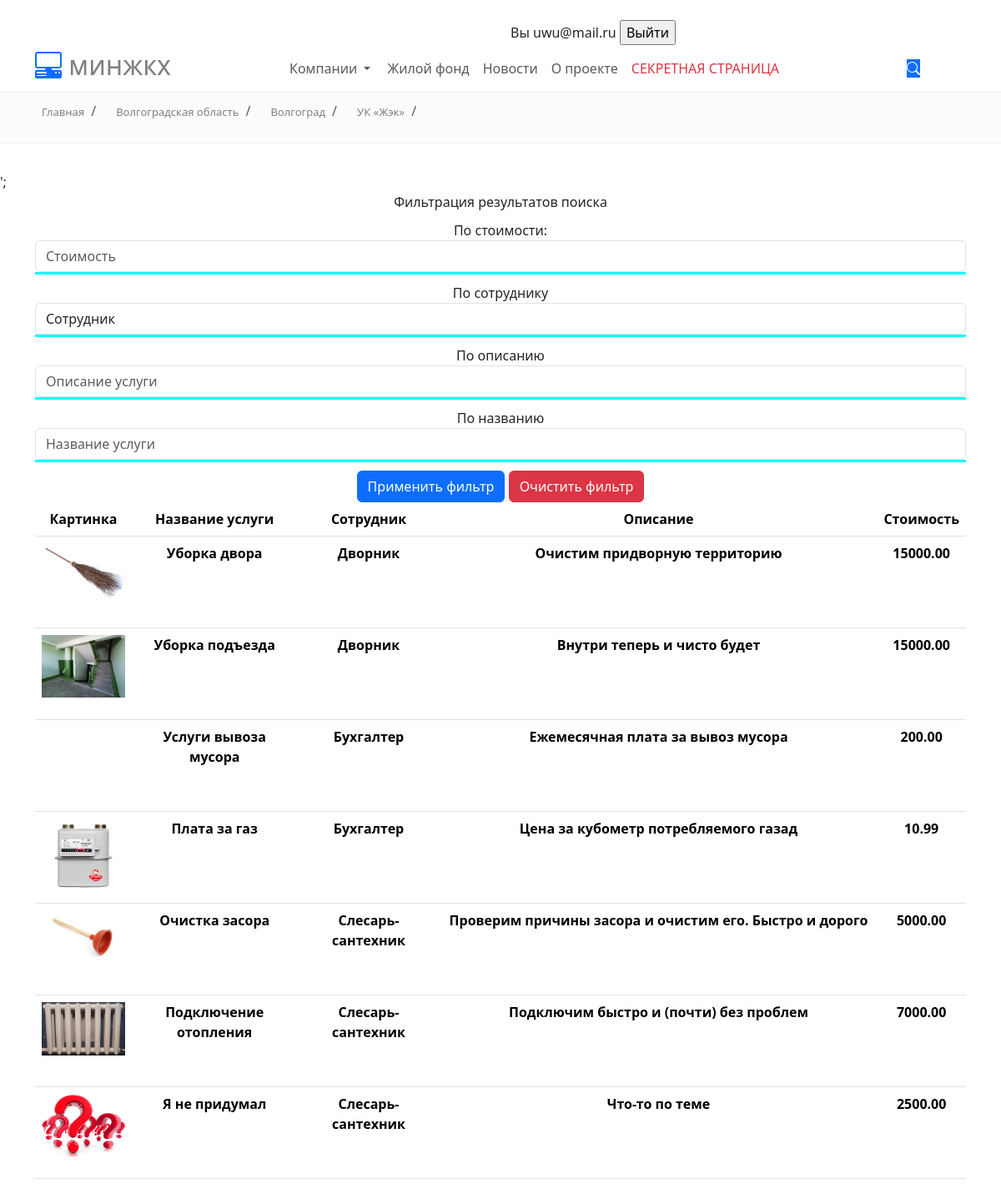
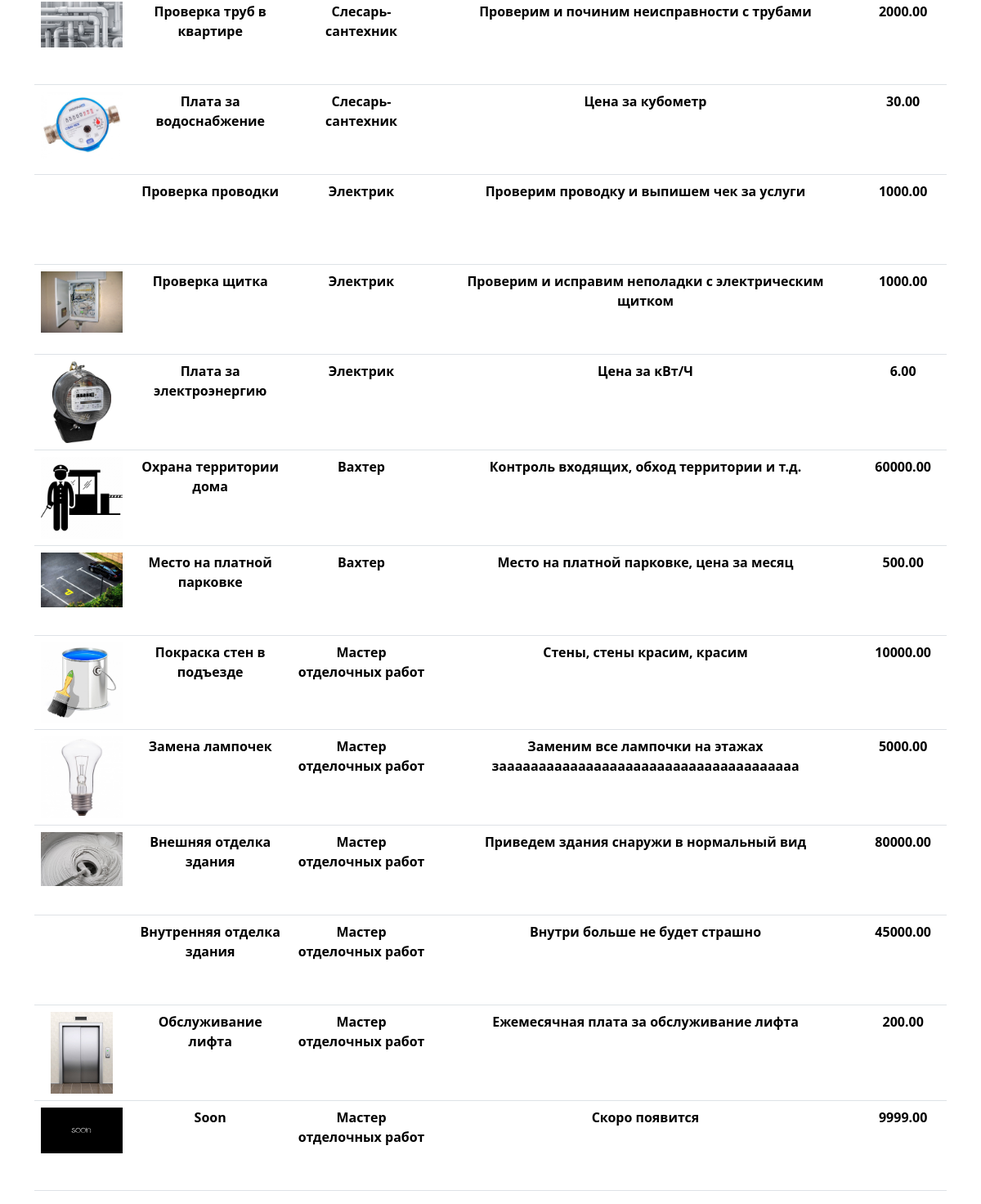
The page /services.php (signed in) on the database its author committed (2 pictures, top to bottom).
### tables this page shows
CREATE TABLE `services` (
  `id` int(11) NOT NULL,
  `img_path` varchar(45) DEFAULT NULL,
  `name` varchar(45) DEFAULT NULL,
  `id_worker` int(11) NOT NULL,
  `description` varchar(255) NOT NULL,
  `cost` decimal(10,2) NOT NULL
);

CREATE TABLE `workers` (
  `id` int(11) NOT NULL,
  `title` varchar(45) NOT NULL
);

### filtrationlogic.php (the view, shortened to what this page needs)
<?php
    $cost='';
    $desc = '';
    $name = '';
    function showlistel ($db,$numt){
        echo '<option value="">Сотрудник</option>';
    }
    function filtration($GET,$db)
    {
        $query = "SELECT img_path,name,description,cost,title FROM services
                                    inner join workers on services.id_worker=workers.id ";
        $arBinds = [];
        $helpstr=rtrim($query,'AND ');
        $query = $helpstr;
        $query.= ' ORDER BY workers.id';
        $stmt = $db->prepare($query);
        $stmt->execute($arBinds);
        return $stmt;
    }
    function showtable($queryres)
    {
    while ($row = $queryres->fetch(PDO::FETCH_ASSOC)) {
        $imgpath = $row['img_path'];
        $pasteimg = '<img src="' . $imgpath . '" alt class ="img100x100"> </img>';
        $pasterow  = '<tr class = "rowh110">';
        $pasterow .= '<th>'  .  $pasteimg           . '</th>';
        $pasterow .= '<th>'  .  $row['name']        . '</th>';
        $pasterow .= '<th>'  .  $row['title']       . '</th>';
        $pasterow .= '<th>'  .  $row['description'] . '</th>';
        $pasterow .= '<th>'  .  $row['cost']        . '</th></tr>';
        echo $pasterow;
    }
    }
?>

### services.php (shortened to what this page needs)
<?php
require_once 'filtrationlogic.php';
require_once 'logic.php';
?>
<!DOCTYPE html>
<html lang="en">
<head>
    <?php require_once 'head.php';?>
</head>
<body>
<?php
include_once $_SERVER['DOCUMENT_ROOT'] . '/header.php';
?>
<div class="container text-center">
    <form action = "services.php" method="get">
        <label>Фильтрация результатов поиска</label>
        <div class ="brdrbtm">
            <label>По стоимости:</label>
            <input type="number" name="cost" placeholder="Стоимость" value="<?php echo $cost?>" class="form-control">
        </div>
        <div class ="brdrbtm">
            <label>По сотруднику</label>
            <select name="title" class="form-control">
                <?php showlistel($mysql,$title)?>
            </select>
        </div>
        <div class ="brdrbtm">
            <label>По описанию</label>
            <input type="text" name="description" placeholder="Описание услуги" value="<?php echo "$desc"?>" class="form-control">
        </div>
        <div class ="brdrbtm">
            <label>По названию</label>
            <input type="text" name="name" placeholder="Название услуги" value="<?php echo "$name"?>" class="form-control">
        </div>
        <input type="submit" name="Filter" value="Применить фильтр" class="btn btn-primary">
        <input type="submit" name="clearFilter" value="Очистить фильтр" class="btn btn-danger">
    </form>
</div>
<?php $queryres = filtration($_GET,$mysql); ?>
<div class = "container text-center align-content-center">
        <table class = "table border-1 align-content-center">
            <thead>
            <tr>
                <th>Картинка</th>
                <th>Название услуги</th>
                <th>Сотрудник</th>
                <th>Описание</th>
                <th>Стоимость</th>
            </tr>
            </thead>
            <tbody>
        <?php showtable($queryres);?>
            </tbody>
        </table>
</div>
</body>
</html>

### head.php
<?php
echo '<meta charset="UTF-8">
    <link rel ="stylesheet" href = "css\bootstrap.css"></link>
    <link rel ="stylesheet" href = "css\bootstrap-grid.css"></link>
    <link rel ="stylesheet" href = "css\bootstrap.rtl.css"></link>
    <link rel ="stylesheet" href = "css\bootstrap-reboot.css"></link>
    <link rel ="stylesheet" href = "css\bootstrap-utilities.css"></link>
    <script src="js\bootstrap.js"></script>
    <script src="js\bootstrap.bundle.js"></script>
    <script src="js\bootstrap.esm.js"></script>
    <link rel="stylesheet" href="https://cdn.jsdelivr.net/npm/bootstrap-icons@1.11.1/font/bootstrap-icons.css">
    <link rel ="stylesheet" href = "css\style.css"></link>'
    ?>

### header.php (shortened to what this page needs)
<br>
<div class = "container">
    <div class ="row align-items-center">
        <div class = "col-md-6">
            <?php authinfo(); ?>
        </div>
    </div>
</div>
    <div class = "container">
        <div class="row align-items-center">
            <div class="col-md-3 text-black-50"><a class = "nav-link" href="#"> <H2><i class="bi bi-pc-display-horizontal text-primary" ></i> минжкх</H2> </a></div>
            <div class="col-md-8">
                <nav class="navbar navbar-expand-md">
                    <div class="container-fluid">
                        <div class="collapse navbar-collapse" id="navbarSupportedContent">
                            <ul class="navbar-nav mb-2 mb-lg-0">
                                <li class="nav-item dropdown">
                                    <a class="nav-link dropdown-toggle" href="#" role="button" data-bs-toggle="dropdown" aria-expanded="false">
                                        Компании
                                    </a>
                                </li>
                                <li class="nav-item">
                                    <a class="nav-link" href="#">Жилой фонд</a>
                                </li>
                                <li class="nav-item dropdown">
                                    <a class="nav-link" href="#">Новости</a>
                                </li>
                                <li class="nav-item">
                                    <a class="nav-link" href="#">О проекте</a>
                                </li>
                                <li class ="nav-item">
                                    <a class = "nav-link text-danger" href ="services.php">СЕКРЕТНАЯ СТРАНИЦА</a>
                                </li>
                            </ul>
                        </div>
                    </div>
                </nav>
            </div>
            <div class="col-md-1">
                <div class="col-md-3">
                    <a href="#">  <i class="bi bi-search text-white bg-primary"></i></a>
                </div>
            </div>
        </div>
    </div>
    <div class="page-h1">
        <div class ="container">
            <nav aria-label="breadcrumb">
                <ol class="breadcrumb">
                    <li class="breadcrumb-item"><a class = "refff" href="#" itemprop="url">Главная</a></li>
                    <li class="breadcrumb-item"><a class = "refff" href="#">Волгоградская область</a></li>
                    <li class="breadcrumb-item"><a class = "refff" href="#">Волгоград</a></li>
                    <li class="breadcrumb-item active" aria-current="page"><a class = "refff" href="main.php">УК «Жэк» </a></li>
                </ol>
            </nav>
        </div>
    </div>
<br>';

### logic.php (shortened to what this page needs)
<?php
function authinfo()
{
    if($_SESSION['mail']!='')
    {
        echo '<form action="main.php" class="text-start justify-content-start" method="post">';
        echo 'Вы ';
        echo $_SESSION['mail'];
        echo ' <a href="main.php"><input type="submit" name="exit" value="Выйти"></a>';
        echo '</form>';
    }
    else
    {
        echo 'Вы не авторизованы. <a href = "login.php">Ввести логин и пароль</a>
            или <a href = "register.php">зарегистрироваться</a>';
    }
}

### css/style.css (style rules this page uses)
.page-h1 { padding: 10px 0px; background-color: #fcfcfc; border-top: 1px solid #eee; border-bottom: 1px solid #eee; margin-bottom: 10px; }
.refff { text-decoration: none; font-size: 13px; color: gray; }
.brdrbtm { border-bottom: 3px solid cyan; margin-top:10px; margin-bottom: 10px; }
.img100x100 { max-width: 100px; max-height: 100px; }
.rowh110 { height: 110px; align-content: center; }

### rows shown on the page
services: shows a picture, name "Уборка двора", id_worker.title "Дворник", description "Очистим придворную территорию", cost "15000.00"
services: shows a picture, name "Уборка подъезда", id_worker.title "Дворник", description "Внутри теперь и чисто будет", cost "15000.00"
services: name "Услуги вывоза мусора", id_worker.title "Бухгалтер", description "Ежемесячная плата за вывоз мусора", cost "200.00"
services: shows a picture, name "Плата за газ", id_worker.title "Бухгалтер", description "Цена за кубометр потребляемого газад", cost "10.99"
services: shows a picture, name "Очистка засора", id_worker.title "Слесарь-сантехник", description "Проверим причины засора и очистим его. Быстро и дорого", cost "5000.00"
services: shows a picture, name "Подключение отопления", id_worker.title "Слесарь-сантехник", description "Подключим быстро и (почти) без проблем", cost "7000.00"
services: shows a picture, name "Я не придумал", id_worker.title "Слесарь-сантехник", description "Что-то по теме", cost "2500.00"
services: shows a picture, name "Проверка труб в квартире", id_worker.title "Слесарь-сантехник", description "Проверим и починим неисправности с трубами", cost "2000.00"
services: shows a picture, name "Плата за водоснабжение", id_worker.title "Слесарь-сантехник", description "Цена за кубометр", cost "30.00"
services: name "Проверка проводки", id_worker.title "Электрик", description "Проверим проводку и выпишем чек за услуги", cost "1000.00"
services: shows a picture, name "Проверка щитка", id_worker.title "Электрик", description "Проверим и исправим неполадки с электрическим щитком", cost "1000.00"
services: shows a picture, name "Плата за электроэнергию", id_worker.title "Электрик", description "Цена за кВт/Ч", cost "6.00"
services: shows a picture, name "Охрана территории дома", id_worker.title "Вахтер", description "Контроль входящих, обход территории и т.д.", cost "60000.00"
services: shows a picture, name "Место на платной парковке", id_worker.title "Вахтер", description "Место на платной парковке, цена за месяц", cost "500.00"
services: shows a picture, name "Покраска стен в подъезде", id_worker.title "Мастер отделочных работ", description "Стены, стены красим, красим", cost "10000.00"
services: shows a picture, name "Замена лампочек", id_worker.title "Мастер отделочных работ", description "Заменим все лампочки на этажах заааааааааааааааааааааааааааааааааааааа", cost "5000.00"
services: shows a picture, name "Внешняя отделка здания", id_worker.title "Мастер отделочных работ", description "Приведем здания снаружи в нормальный вид", cost "80000.00"
services: name "Внутренняя отделка здания", id_worker.title "Мастер отделочных работ", description "Внутри больше не будет страшно", cost "45000.00"
services: shows a picture, name "Обслуживание лифта", id_worker.title "Мастер отделочных работ", description "Ежемесячная плата за обслуживание лифта", cost "200.00"
services: shows a picture, name "Soon", id_worker.title "Мастер отделочных работ", description "Скоро появится", cost "9999.00"

### other values the page prints
$_SESSION['mail'] "uwu@mail.ru"
